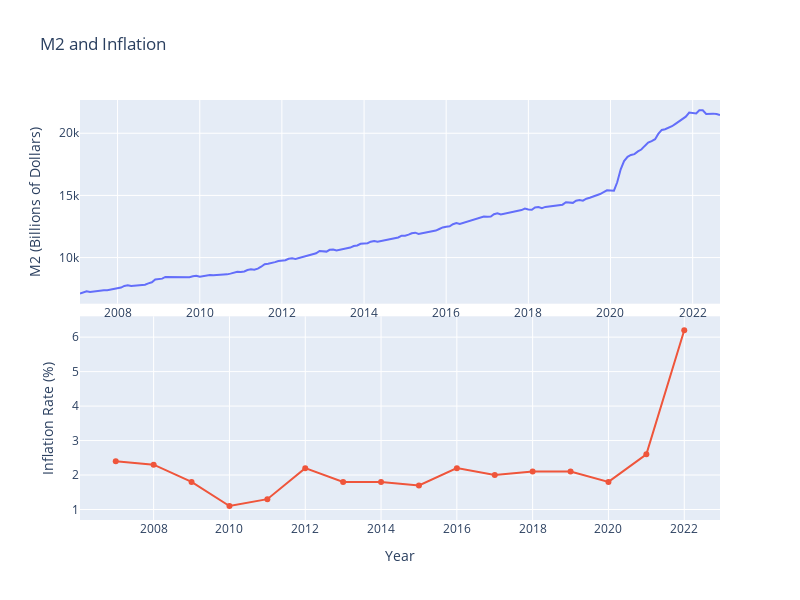

The code cell stored with this chart in its notebook:
### Code cell
# plot subplots of inflation and M2 using px.line
from plotly.subplots import make_subplots
import plotly.graph_objects as go

fig = make_subplots(rows=2, cols=1,
                    vertical_spacing=0.03)
fig.add_trace(go.Scatter(x=df_plot['Time Period'], y=df_plot['M2_N.M']), row=1, col=1)
fig.add_trace(go.Scatter(x=inflation['Year'], y=inflation['HALF1']), row=2, col=1)

# update x - axes properties
fig.update_xaxes(title_text="Year", row=2, col=1)

# update y - axes properties
fig.update_yaxes(title_text="M2 (Billions of Dollars)", row=1, col=1)
fig.update_yaxes(title_text="Inflation Rate (%)", row=2, col=1)

# update legend properties

# update title and size
fig.update_layout(height=600, width=800, title_text="M2 and Inflation", showlegend=False)


display(fig)

### Figure 1 — Plotly figure (JSON) as saved in the notebook; plotly's stock layout.template omitted (floating-point values rounded to 4 significant figures; data arrays with more than 128 entries replaced by an {"elided": "..."} marker saying what was removed)
{"data": [{"type": "scatter", "x": {"elided": "188 str values"}, "xaxis": "x", "y": {"elided": "188 float values"}, "yaxis": "y"}, {"type": "scatter", "x": [2007, 2008, 2009, 2010, 2011, 2012, 2013, 2014, 2015, 2016, 2017, 2018, 2019, 2020, 2021, 2022], "xaxis": "x2", "y": [2.4, 2.3, 1.8, 1.1, 1.3, 2.2, 1.8, 1.8, 1.7, 2.2, 2, 2.1, 2.1, 1.8, 2.6, 6.2], "yaxis": "y2"}], "layout": {"height": 600, "showlegend": false, "title": {"text": "M2 and Inflation"}, "width": 800, "xaxis": {"anchor": "y", "domain": [0, 1]}, "xaxis2": {"anchor": "y2", "domain": [0, 1], "title": {"text": "Year"}}, "yaxis": {"anchor": "x", "domain": [0.515, 1], "title": {"text": "M2 (Billions of Dollars)"}}, "yaxis2": {"anchor": "x2", "domain": [0, 0.485], "title": {"text": "Inflation Rate (%)"}}}}
